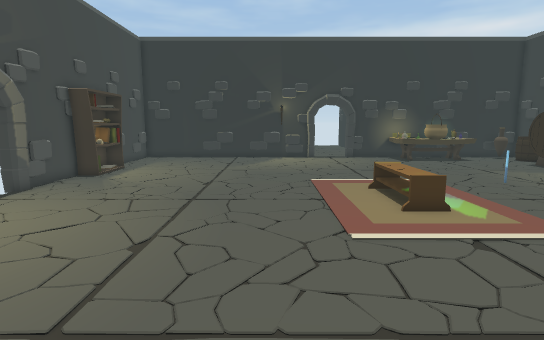
[1] (above)

16 first-person views from a walk through a scene from a Unity 3-D project. The camera is 1.4 m above the floor, tilts 8° down and sees 80° across. The floor is counted in squares, 0.5 m on a side. Each view is taken from the middle of a square. On the plan, view 1 faces up. The plan holds only what a view shows up to about 20 squares ahead; the rest is blank. The place goes on beyond the plan. The player character is not drawn. Door leaves are left out, so doorways stand open. Some surface patterns are stand-ins.

[2]
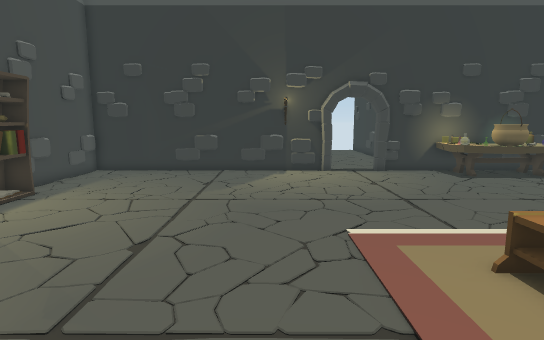

[3]
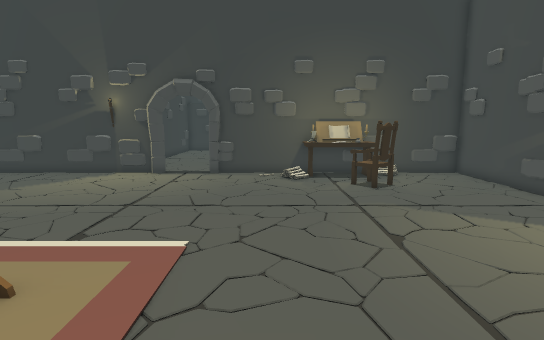

[4]
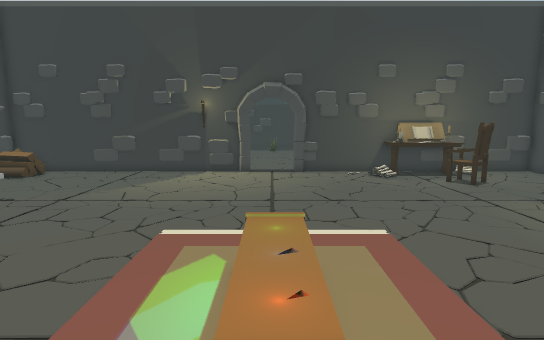

[5]
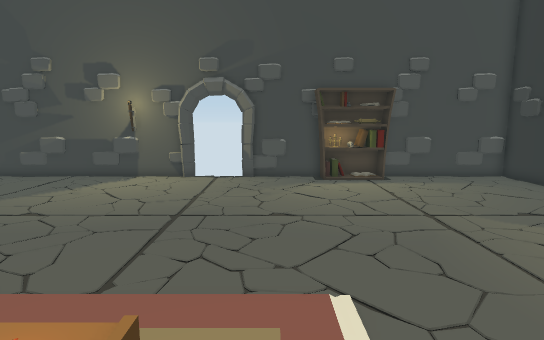

[6]
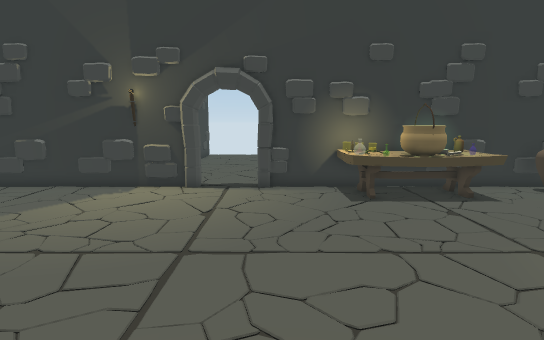

[7]
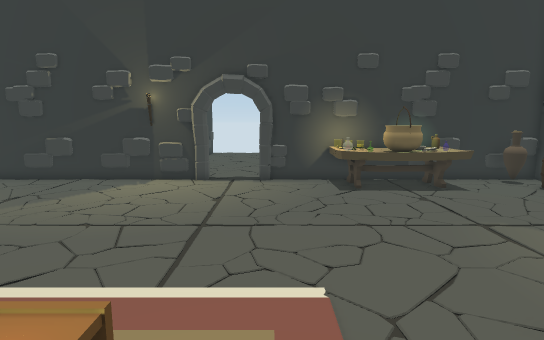

[8]
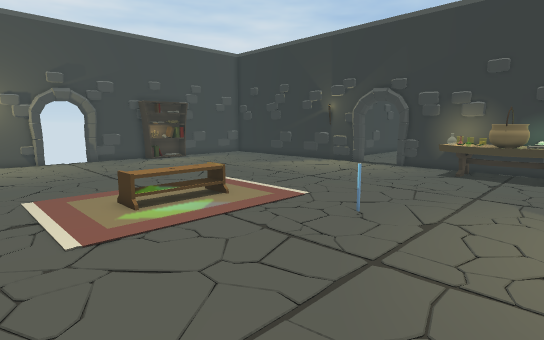

[9]
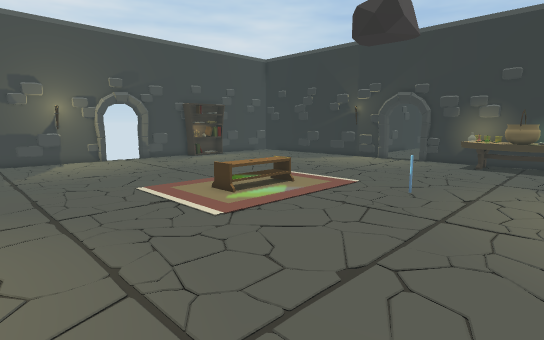

[10]
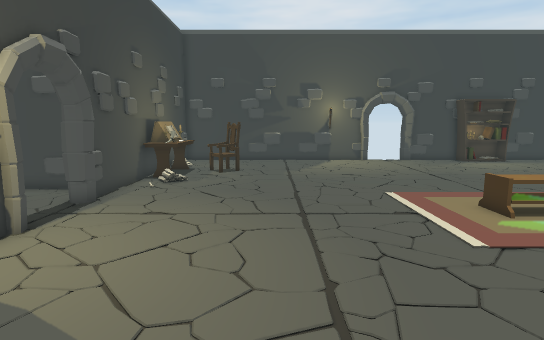

[11]
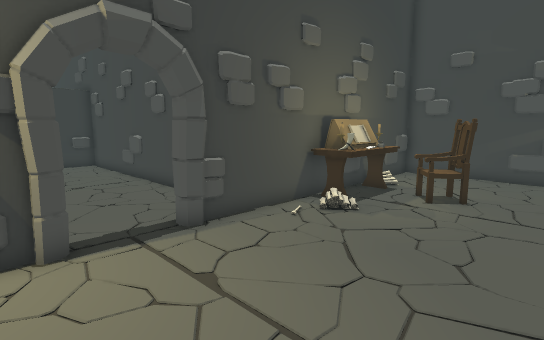

[12]
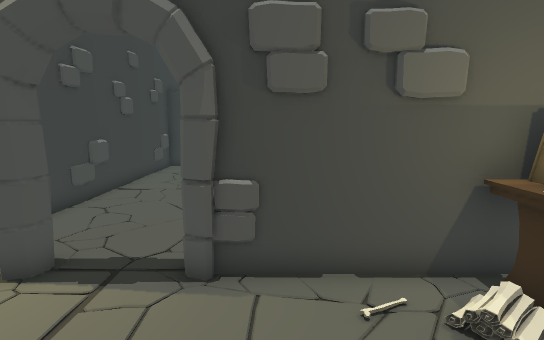

[13]
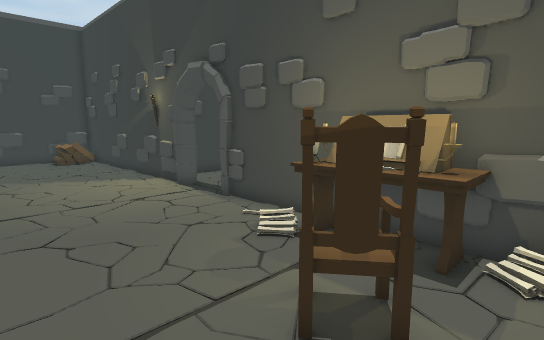

[14]
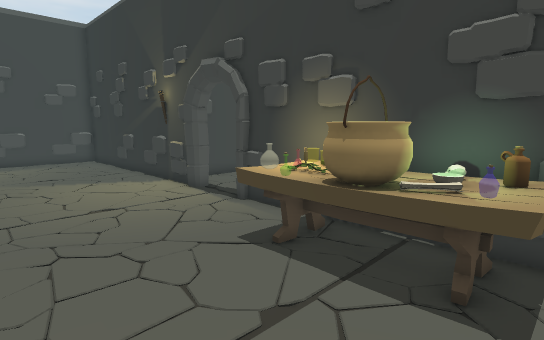

[15]
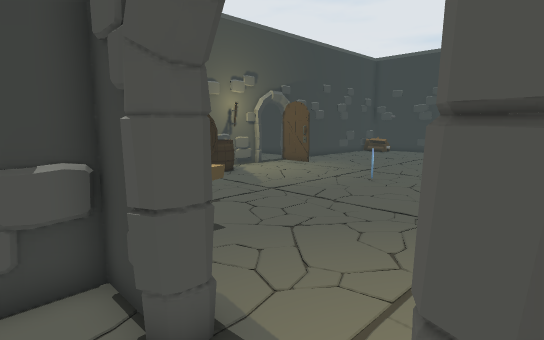

[16]
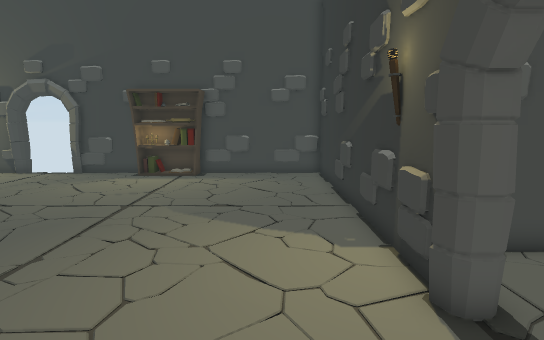

### Floor plan
Points are (right, up) in squares from view 1. A wall is a line through its corners. A room is listed if a view was taken in it or the views show most of it. See-through windows are left out.
Room 1 (views 1, 2, 3, 4, 5, 6, 7, 8, 9, 10, 11, 12, 13, 14, 16)
walls: (-10.4, 14) (-10.6, 13.4); (-10.6, 10.7) (-10.4, 10.1); (-10.8, 10.1) (-10.8, -3.8) (3.1, -3.8); (-10.8, 17.9) (-10.8, 13.9); (3, -3.4) (3.6, -3.7); (3.6, 27.6) (3.1, 27.4); (2.9, 27.8) (1.9, 27.7); (3.1, 27.8) (-10.8, 27.8) (-10.8, 20.7); (1, -3.7) (1.5, -3.7); (0.7, 27.7) (0.2, 27.7); (7, 27.4) (6.4, 27.7) (6.3, 27.8); (-0.7, -3.7) (-0.2, -3.7); (6.3, -3.8) (6.5, -3.6) (7, -3.4); (7, -3.7) (8.1, -3.5); (6.9, -3.8) (16.5, -3.8); (-3.3, 27.7) (-4.7, 27.6); (-4.7, -3.7) (-4.2, -3.7); (14.7, 27.7) (14.2, 27.7); (16.5, 27.8) (6.9, 27.8)
low walls: (1.7, 27.7) (1.2, 27.8); (7.3, -3.8) (7.7, -3.5); (-5.8, -3.7) (-5.3, -3.7)
ways out: open door at (5, 28) to room 2; open door at (-11, 12); open door at (5, -4)
objects: shelf (-10, 17) to (-10, 21); desk (-6, -3) to (-2, -2); chair (-6, -1) to (-4, 1); other object (4, 10) to (5, 14); table (10, 25) to (16, 27); other object (11, 15); other object (15, 4)
Room 2 (view 15)
walls: (6.3, 28.3) (7, 28.6); (3, 28.6) (3.6, 28.4); (7.2, 28.2) (9, 28.2) (8.8, 29.6); (1, 30.5) (1, 30); (9, 28.2) (9, 29.8)
ways out: open door at (5, 28) to room 1

Positions as (right, up) in squares from view 1, and headings:
1: (0, 0), facing up
2: (0, 8), facing up
3: (0, 15), facing down
4: (5, 16), facing down
5: (7, 15), facing left
6: (7, 13), facing up
7: (7, 11), facing up
8: (16, 6), facing up-left
9: (16, 2), facing up-left
10: (15, 3), facing left
11: (8, 4), facing down-left
12: (2, 2), facing down
13: (-7, 4), facing down-right
14: (16, 20), facing up-left
15: (3, 30), facing down-right
16: (8, 25), facing left
